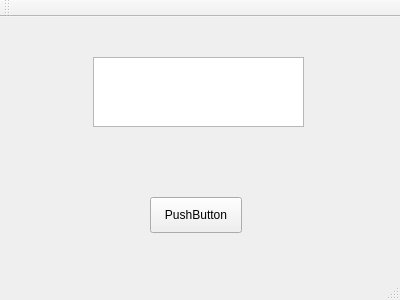
<?xml version="1.0" encoding="UTF-8"?>
<ui version="4.0">
 <class>MainWindow</class>
 <widget class="QMainWindow" name="MainWindow">
  <property name="geometry">
   <rect>
    <x>0</x>
    <y>0</y>
    <width>400</width>
    <height>300</height>
   </rect>
  </property>
  <property name="windowTitle">
   <string>MainWindow</string>
  </property>
  <widget class="QWidget" name="centralWidget">
   <widget class="QPushButton" name="pushButton">
    <property name="geometry">
     <rect>
      <x>150</x>
      <y>180</y>
      <width>92</width>
      <height>36</height>
     </rect>
    </property>
    <property name="text">
     <string>PushButton</string>
    </property>
   </widget>
   <widget class="QPlainTextEdit" name="plainTextEdit">
    <property name="geometry">
     <rect>
      <x>93</x>
      <y>40</y>
      <width>211</width>
      <height>70</height>
     </rect>
    </property>
   </widget>
  </widget>
  <widget class="QMenuBar" name="menuBar">
   <property name="geometry">
    <rect>
     <x>0</x>
     <y>0</y>
     <width>400</width>
     <height>28</height>
    </rect>
   </property>
  </widget>
  <widget class="QToolBar" name="mainToolBar">
   <attribute name="toolBarArea">
    <enum>TopToolBarArea</enum>
   </attribute>
   <attribute name="toolBarBreak">
    <bool>false</bool>
   </attribute>
  </widget>
  <widget class="QStatusBar" name="statusBar"/>
 </widget>
 <layoutdefault spacing="6" margin="11"/>
 <resources/>
 <connections/>
</ui>
